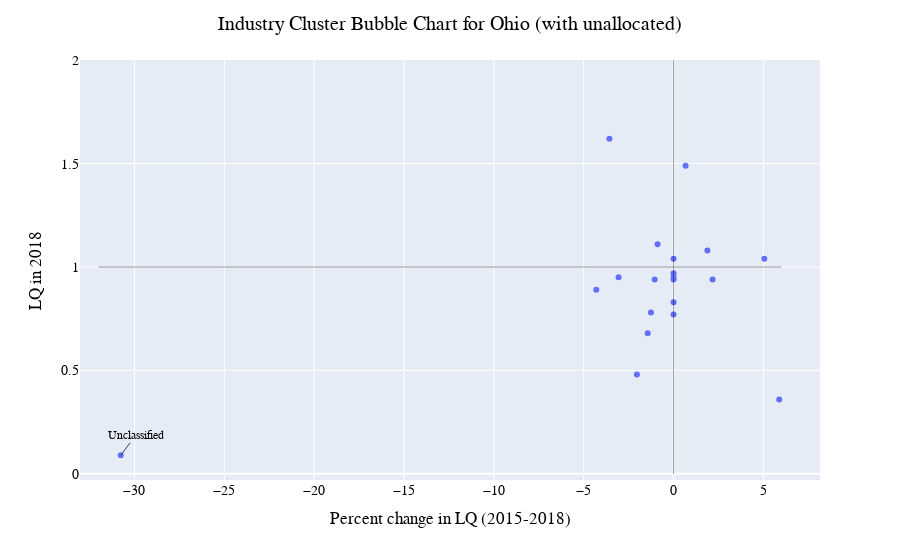

Notebook code for this chart:
### Markdown cell above
### Ohio data: Plot cluster bubble chart using Plotly packaage

### Code cell
# Import plotly
ohio_bubble = px.scatter(
    ohio_data,
    x="Per_change_LQ",
    y="LQ_2018",
    # size="Eri_2018", # do not include size here to inspect all data points
    # color="LQ_comparison",
    hover_name="NAICS_Industry_Sector",
    size_max=None )

ohio_bubble.update_layout(
    title_text='Industry Cluster Bubble Chart for Ohio (with unallocated)', 
    title_x=0.5, #center alignment for title,
    xaxis=dict(title="Percent change in LQ (2015-2018)"),
    yaxis=dict(title="LQ in 2018"),
    font=dict(family="Helvetica", size=14, color="black"),
    hoverlabel=dict(bgcolor='white', font=dict(color='black')),)

# Add horizontal and vertical lines
ohio_bubble.add_shape(
    dict(type="line", x0=0, y0=0, x1=0, y1=2, line=dict(color="Black", width=0.4)))

ohio_bubble.add_shape(
    type="line", x0=-32, y0=1, x1=6, y1=1, line=dict(color="Black", width=0.4))

ohio_bubble.add_annotation(
    x=-30.76, y=0.09, text="Unclassified")

ohio_bubble.update_annotations(dict(
    xref="x", yref="y", font=dict(size=12),
    # showarrow=True,
    # arrowhead=7,
    ax=15, ay=-20  # location of text on the coordinates
))

ohio_bubble.show()

### Figure 1 — Plotly figure (JSON) as saved in the notebook; plotly's stock layout.template omitted (floating-point values rounded to 4 significant figures)
{"data": [{"hovertemplate": "<b>%{hovertext}</b><br><br>Per_change_LQ=%{x}<br>LQ_2018=%{y}<extra></extra>", "hovertext": ["Agriculture, forestry, fishing and hunting", "Mining, quarrying, and oil and gas extraction", "Utilities", "Construction", "Manufacturing", "Wholesale trade", "Retail trade", "Transportation and warehousing", "Information", "Finance and insurance", "Real estate and rental and leasing", "Professional and technical services", "Management of companies and enterprises", "Administrative and waste services", "Educational services", "Health care and social assistance", "Arts, entertainment, and recreation", "Accommodation and food services", "Other services, except public administration", "Unclassified"], "legendgroup": "", "marker": {"color": "#636efa", "symbol": "circle"}, "mode": "markers", "name": "", "showlegend": false, "type": "scatter", "x": [5.88, -2.04, 2.17, 0, 0.67, 1.88, 0, 0, -1.44, 5.05, -1.26, 0, -3.57, -3.06, -4.3, -0.89, -1.05, 0, 0, -30.76], "xaxis": "x", "y": [0.36, 0.48, 0.94, 0.83, 1.49, 1.08, 0.97, 1.04, 0.68, 1.04, 0.78, 0.77, 1.62, 0.95, 0.89, 1.11, 0.94, 0.95, 0.94, 0.09], "yaxis": "y"}], "layout": {"annotations": [{"ax": 15, "ay": -20, "font": {"size": 12}, "text": "Unclassified", "x": -30.76, "xref": "x", "y": 0.09, "yref": "y"}], "font": {"color": "black", "family": "Helvetica", "size": 14}, "hoverlabel": {"bgcolor": "white", "font": {"color": "black"}}, "legend": {"tracegroupgap": 0}, "margin": {"t": 60}, "shapes": [{"line": {"color": "Black", "width": 0.4}, "type": "line", "x0": 0, "x1": 0, "y0": 0, "y1": 2}, {"line": {"color": "Black", "width": 0.4}, "type": "line", "x0": -32, "x1": 6, "y0": 1, "y1": 1}], "title": {"text": "Industry Cluster Bubble Chart for Ohio (with unallocated)", "x": 0.5}, "xaxis": {"anchor": "y", "domain": [0, 1], "title": {"text": "Percent change in LQ (2015-2018)"}}, "yaxis": {"anchor": "x", "domain": [0, 1], "title": {"text": "LQ in 2018"}}}}
